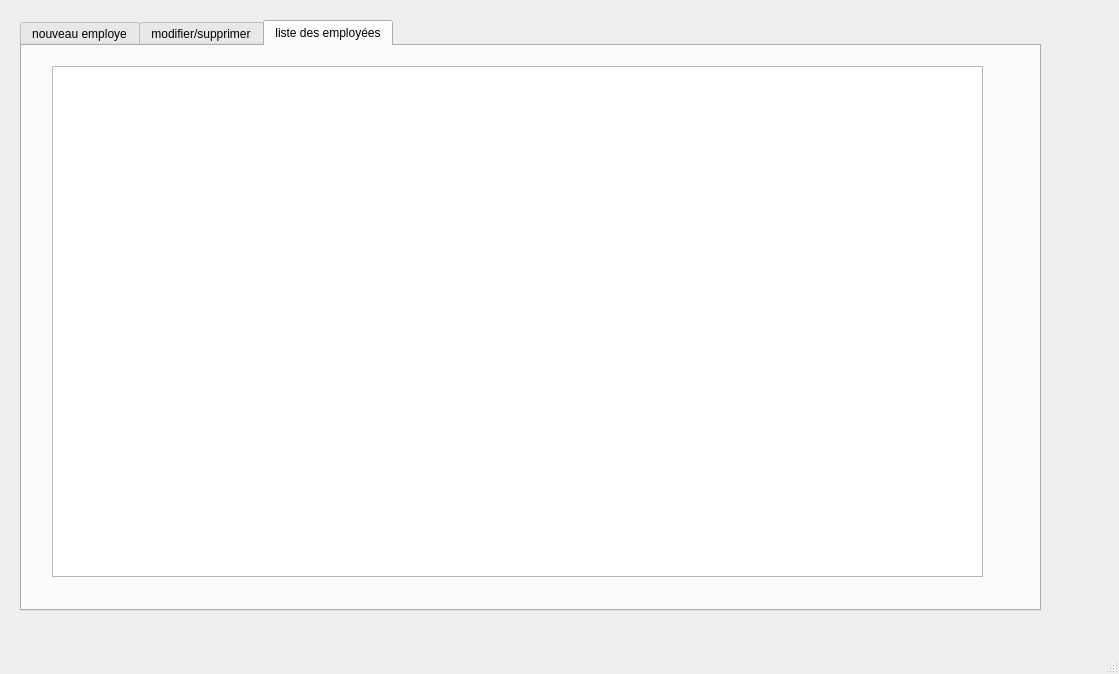
<?xml version="1.0" encoding="UTF-8"?>
<ui version="4.0">
 <class>MainWindow</class>
 <widget class="QMainWindow" name="MainWindow">
  <property name="geometry">
   <rect>
    <x>0</x>
    <y>0</y>
    <width>1119</width>
    <height>674</height>
   </rect>
  </property>
  <property name="windowTitle">
   <string>MainWindow</string>
  </property>
  <widget class="QWidget" name="centralwidget">
   <widget class="QTabWidget" name="tabWidget">
    <property name="geometry">
     <rect>
      <x>20</x>
      <y>20</y>
      <width>1021</width>
      <height>591</height>
     </rect>
    </property>
    <property name="currentIndex">
     <number>2</number>
    </property>
    <widget class="QWidget" name="tab_3">
     <attribute name="title">
      <string>nouveau employe</string>
     </attribute>
     <widget class="QLabel" name="label">
      <property name="geometry">
       <rect>
        <x>400</x>
        <y>40</y>
        <width>56</width>
        <height>16</height>
       </rect>
      </property>
      <property name="text">
       <string>Ide</string>
      </property>
     </widget>
     <widget class="QLabel" name="label_2">
      <property name="geometry">
       <rect>
        <x>60</x>
        <y>150</y>
        <width>56</width>
        <height>16</height>
       </rect>
      </property>
      <property name="text">
       <string>nome</string>
      </property>
     </widget>
     <widget class="QLabel" name="label_3">
      <property name="geometry">
       <rect>
        <x>60</x>
        <y>260</y>
        <width>56</width>
        <height>16</height>
       </rect>
      </property>
      <property name="text">
       <string>prenome</string>
      </property>
     </widget>
     <widget class="QLabel" name="label_4">
      <property name="geometry">
       <rect>
        <x>60</x>
        <y>370</y>
        <width>56</width>
        <height>16</height>
       </rect>
      </property>
      <property name="text">
       <string>adressee</string>
      </property>
     </widget>
     <widget class="QLabel" name="label_5">
      <property name="geometry">
       <rect>
        <x>60</x>
        <y>480</y>
        <width>56</width>
        <height>16</height>
       </rect>
      </property>
      <property name="text">
       <string>numtel</string>
      </property>
     </widget>
     <widget class="QLabel" name="label_6">
      <property name="geometry">
       <rect>
        <x>480</x>
        <y>140</y>
        <width>56</width>
        <height>16</height>
       </rect>
      </property>
      <property name="text">
       <string>emaile</string>
      </property>
     </widget>
     <widget class="QLabel" name="label_7">
      <property name="geometry">
       <rect>
        <x>480</x>
        <y>260</y>
        <width>56</width>
        <height>16</height>
       </rect>
      </property>
      <property name="text">
       <string>role</string>
      </property>
     </widget>
     <widget class="QLabel" name="label_8">
      <property name="geometry">
       <rect>
        <x>480</x>
        <y>370</y>
        <width>91</width>
        <height>16</height>
       </rect>
      </property>
      <property name="text">
       <string>numagence</string>
      </property>
     </widget>
     <widget class="QPushButton" name="pushButton_ajouter">
      <property name="geometry">
       <rect>
        <x>670</x>
        <y>490</y>
        <width>93</width>
        <height>28</height>
       </rect>
      </property>
      <property name="text">
       <string>ajouter</string>
      </property>
     </widget>
     <widget class="QLineEdit" name="lineEdit_ide">
      <property name="geometry">
       <rect>
        <x>460</x>
        <y>40</y>
        <width>113</width>
        <height>22</height>
       </rect>
      </property>
     </widget>
     <widget class="QLineEdit" name="lineEdit_nome">
      <property name="geometry">
       <rect>
        <x>160</x>
        <y>150</y>
        <width>113</width>
        <height>22</height>
       </rect>
      </property>
     </widget>
     <widget class="QLineEdit" name="lineEdit_prenome">
      <property name="geometry">
       <rect>
        <x>160</x>
        <y>260</y>
        <width>113</width>
        <height>22</height>
       </rect>
      </property>
     </widget>
     <widget class="QLineEdit" name="lineEdit_adressee">
      <property name="geometry">
       <rect>
        <x>150</x>
        <y>360</y>
        <width>113</width>
        <height>22</height>
       </rect>
      </property>
     </widget>
     <widget class="QLineEdit" name="lineEdit_numtel">
      <property name="geometry">
       <rect>
        <x>150</x>
        <y>480</y>
        <width>113</width>
        <height>22</height>
       </rect>
      </property>
     </widget>
     <widget class="QLineEdit" name="lineEdit_emaile">
      <property name="geometry">
       <rect>
        <x>600</x>
        <y>140</y>
        <width>113</width>
        <height>22</height>
       </rect>
      </property>
     </widget>
     <widget class="QLineEdit" name="lineEdit_role">
      <property name="geometry">
       <rect>
        <x>600</x>
        <y>260</y>
        <width>113</width>
        <height>22</height>
       </rect>
      </property>
     </widget>
     <widget class="QLineEdit" name="lineEdit_numagence">
      <property name="geometry">
       <rect>
        <x>600</x>
        <y>370</y>
        <width>113</width>
        <height>22</height>
       </rect>
      </property>
     </widget>
    </widget>
    <widget class="QWidget" name="tab">
     <attribute name="title">
      <string>modifier/supprimer</string>
     </attribute>
     <widget class="QGroupBox" name="groupBox">
      <property name="geometry">
       <rect>
        <x>20</x>
        <y>30</y>
        <width>291</width>
        <height>511</height>
       </rect>
      </property>
      <property name="title">
       <string>supprimer</string>
      </property>
      <widget class="QLabel" name="label_9">
       <property name="geometry">
        <rect>
         <x>100</x>
         <y>90</y>
         <width>111</width>
         <height>16</height>
        </rect>
       </property>
       <property name="text">
        <string>id a supprimer</string>
       </property>
      </widget>
      <widget class="QLineEdit" name="lineEdit_supp">
       <property name="geometry">
        <rect>
         <x>80</x>
         <y>180</y>
         <width>113</width>
         <height>22</height>
        </rect>
       </property>
      </widget>
      <widget class="QPushButton" name="pushButton_supprimer">
       <property name="geometry">
        <rect>
         <x>90</x>
         <y>310</y>
         <width>93</width>
         <height>28</height>
        </rect>
       </property>
       <property name="text">
        <string>supprimer</string>
       </property>
      </widget>
     </widget>
     <widget class="QGroupBox" name="groupBox_2">
      <property name="geometry">
       <rect>
        <x>340</x>
        <y>30</y>
        <width>651</width>
        <height>511</height>
       </rect>
      </property>
      <property name="title">
       <string>modifier</string>
      </property>
      <widget class="QLabel" name="label_10">
       <property name="geometry">
        <rect>
         <x>210</x>
         <y>40</y>
         <width>56</width>
         <height>16</height>
        </rect>
       </property>
       <property name="text">
        <string>ide</string>
       </property>
      </widget>
      <widget class="QLabel" name="label_11">
       <property name="geometry">
        <rect>
         <x>40</x>
         <y>130</y>
         <width>56</width>
         <height>16</height>
        </rect>
       </property>
       <property name="text">
        <string>nome</string>
       </property>
      </widget>
      <widget class="QLabel" name="label_12">
       <property name="geometry">
        <rect>
         <x>40</x>
         <y>220</y>
         <width>56</width>
         <height>16</height>
        </rect>
       </property>
       <property name="text">
        <string>prenome</string>
       </property>
      </widget>
      <widget class="QLabel" name="label_13">
       <property name="geometry">
        <rect>
         <x>40</x>
         <y>330</y>
         <width>56</width>
         <height>16</height>
        </rect>
       </property>
       <property name="text">
        <string>adressee</string>
       </property>
      </widget>
      <widget class="QLabel" name="label_14">
       <property name="geometry">
        <rect>
         <x>40</x>
         <y>450</y>
         <width>56</width>
         <height>16</height>
        </rect>
       </property>
       <property name="text">
        <string>numtel</string>
       </property>
      </widget>
      <widget class="QLabel" name="label_15">
       <property name="geometry">
        <rect>
         <x>280</x>
         <y>130</y>
         <width>56</width>
         <height>16</height>
        </rect>
       </property>
       <property name="text">
        <string>emaile</string>
       </property>
      </widget>
      <widget class="QLabel" name="label_16">
       <property name="geometry">
        <rect>
         <x>280</x>
         <y>220</y>
         <width>56</width>
         <height>16</height>
        </rect>
       </property>
       <property name="text">
        <string>role</string>
       </property>
      </widget>
      <widget class="QLabel" name="label_17">
       <property name="geometry">
        <rect>
         <x>280</x>
         <y>330</y>
         <width>81</width>
         <height>16</height>
        </rect>
       </property>
       <property name="text">
        <string>numagence</string>
       </property>
      </widget>
      <widget class="QPushButton" name="pushButton_modifier">
       <property name="geometry">
        <rect>
         <x>420</x>
         <y>440</y>
         <width>93</width>
         <height>28</height>
        </rect>
       </property>
       <property name="text">
        <string>modifier</string>
       </property>
      </widget>
      <widget class="QLineEdit" name="lineEdit">
       <property name="geometry">
        <rect>
         <x>260</x>
         <y>40</y>
         <width>113</width>
         <height>22</height>
        </rect>
       </property>
      </widget>
      <widget class="QLineEdit" name="lineEdit_2">
       <property name="geometry">
        <rect>
         <x>110</x>
         <y>130</y>
         <width>113</width>
         <height>22</height>
        </rect>
       </property>
      </widget>
      <widget class="QLineEdit" name="lineEdit_3">
       <property name="geometry">
        <rect>
         <x>110</x>
         <y>220</y>
         <width>113</width>
         <height>22</height>
        </rect>
       </property>
      </widget>
      <widget class="QLineEdit" name="lineEdit_4">
       <property name="geometry">
        <rect>
         <x>110</x>
         <y>330</y>
         <width>113</width>
         <height>22</height>
        </rect>
       </property>
      </widget>
      <widget class="QLineEdit" name="lineEdit_5">
       <property name="geometry">
        <rect>
         <x>110</x>
         <y>450</y>
         <width>113</width>
         <height>22</height>
        </rect>
       </property>
      </widget>
      <widget class="QLineEdit" name="lineEdit_6">
       <property name="geometry">
        <rect>
         <x>360</x>
         <y>120</y>
         <width>113</width>
         <height>22</height>
        </rect>
       </property>
      </widget>
      <widget class="QLineEdit" name="lineEdit_7">
       <property name="geometry">
        <rect>
         <x>360</x>
         <y>220</y>
         <width>113</width>
         <height>22</height>
        </rect>
       </property>
      </widget>
      <widget class="QLineEdit" name="lineEdit_8">
       <property name="geometry">
        <rect>
         <x>370</x>
         <y>330</y>
         <width>113</width>
         <height>22</height>
        </rect>
       </property>
      </widget>
     </widget>
    </widget>
    <widget class="QWidget" name="tab_2">
     <attribute name="title">
      <string>liste des employées</string>
     </attribute>
     <widget class="QTableView" name="tableView">
      <property name="geometry">
       <rect>
        <x>30</x>
        <y>20</y>
        <width>931</width>
        <height>511</height>
       </rect>
      </property>
     </widget>
    </widget>
   </widget>
  </widget>
  <widget class="QMenuBar" name="menubar">
   <property name="geometry">
    <rect>
     <x>0</x>
     <y>0</y>
     <width>1119</width>
     <height>26</height>
    </rect>
   </property>
  </widget>
  <widget class="QStatusBar" name="statusbar"/>
 </widget>
 <resources/>
 <connections/>
</ui>
